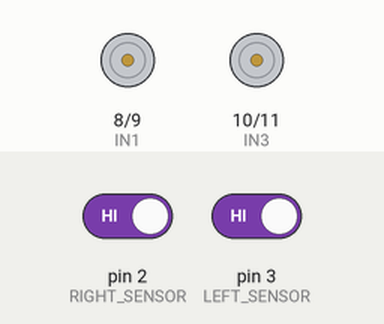
Simulated run of this sketch. Board: Arduino Uno, built with avr-gcc and run on an emulated ATmega328P. Shown: motor-driver pin pairs drawn as motors (green arrow = first pin HIGH = forward, orange = second pin HIGH = backward, longer = more drive, scaled by the enable pin). The inputs (shaded band) are chosen by the test bench; at power-on: pin 2 (RIGHT_SENSOR) HIGH, pin 3 (LEFT_SENSOR) HIGH.

Above: at 1.2 s.
1.3 s: pin 2 (RIGHT_SENSOR) driven LOW
At 1.6 s:
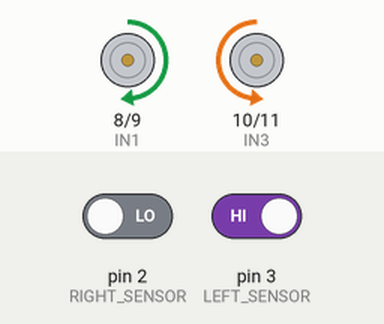
2.8 s: pin 3 (LEFT_SENSOR) driven LOW
At 4.0 s:
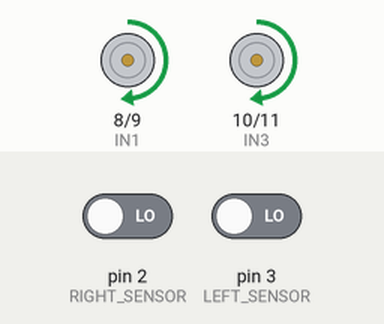
4.3 s: pin 2 (RIGHT_SENSOR) driven HIGH
At 5.1 s:
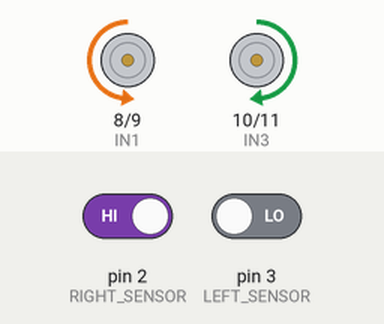
Timing chart, 0 to 7.3 s (numbered marks = the images above; inputs shaded):
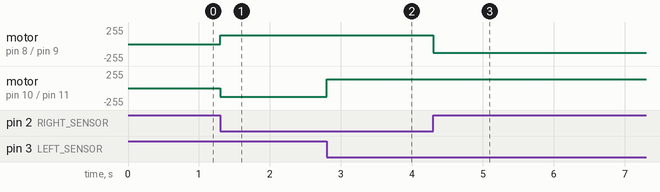

The sketch:

Code.ino
```cpp
// Pin definitions
#define LEFT_SENSOR 3
#define RIGHT_SENSOR 2

#define ENA 5     // Left motor speed
#define ENB 6     // Right motor speed

#define IN1 8     // Left motor direction
#define IN2 9
#define IN3 10    // Right motor direction
#define IN4 11

int speed = 130;  // Half speed (range 0–255)

void setup() {
  pinMode(LEFT_SENSOR, INPUT);
  pinMode(RIGHT_SENSOR, INPUT);

  pinMode(ENA, OUTPUT);
  pinMode(ENB, OUTPUT);

  pinMode(IN1, OUTPUT);
  pinMode(IN2, OUTPUT);
  pinMode(IN3, OUTPUT);
  pinMode(IN4, OUTPUT);

  // Stop motors initially
  stopMotors();
}

void loop() {
  int left = digitalRead(LEFT_SENSOR);
  int right = digitalRead(RIGHT_SENSOR);

  if (left == LOW && right == LOW) {
    // On the line: go forward
    forward();
  } else if (left == LOW && right == HIGH) {
    // Turn left
    turnLeft();
  } else if (left == HIGH && right == LOW) {
    // Turn right
    turnRight();
  } else {
    // Lost track: stop or search
    stopMotors();
  }
}

// Forward motion
void forward() {
  analogWrite(ENA, speed);
  analogWrite(ENB, speed);
  digitalWrite(IN1, HIGH);
  digitalWrite(IN2, LOW);
  digitalWrite(IN3, HIGH);
  digitalWrite(IN4, LOW);
}

// Turn left: left motor backward, right motor forward
void turnLeft() {
  analogWrite(ENA, speed);
  analogWrite(ENB, speed);
  digitalWrite(IN1, LOW);
  digitalWrite(IN2, HIGH);
  digitalWrite(IN3, HIGH);
  digitalWrite(IN4, LOW);
}

// Turn right: left motor forward, right motor backward
void turnRight() {
  analogWrite(ENA, speed);
  analogWrite(ENB, speed);
  digitalWrite(IN1, HIGH);
  digitalWrite(IN2, LOW);
  digitalWrite(IN3, LOW);
  digitalWrite(IN4, HIGH);
}

// Stop both motors
void stopMotors() {
  digitalWrite(IN1, LOW);
  digitalWrite(IN2, LOW);
  digitalWrite(IN3, LOW);
  digitalWrite(IN4, LOW);
  analogWrite(ENA, 0);
  analogWrite(ENB, 0);
}
```

Measured:
- after the input at 1.3 s, motor on pin 8 (IN1) / pin 9 (IN2): stopped → forward 130/255 at once; motor on pin 10 (IN3) / pin 11 (IN4): stopped → backward 130/255 at once
- after the input at 2.8 s, motor on pin 10 (IN3) / pin 11 (IN4): backward 130/255 → forward 130/255 at once
- after the input at 4.3 s, motor on pin 8 (IN1) / pin 9 (IN2): forward 130/255 → backward 130/255 at once
